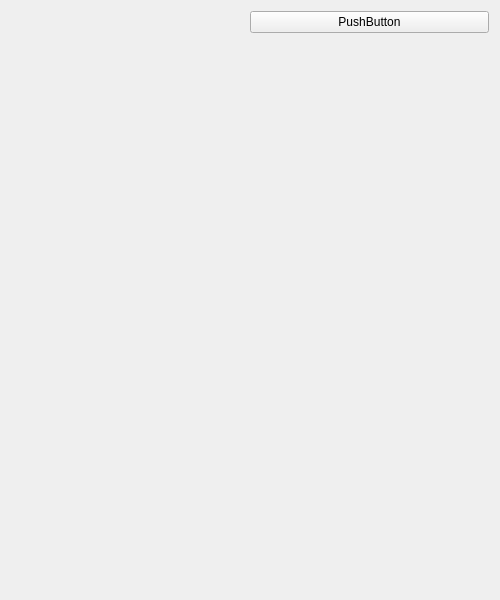
<?xml version="1.0" encoding="UTF-8"?>
<ui version="4.0">
 <class>HighwayWindow</class>
 <widget class="QMainWindow" name="HighwayWindow">
  <property name="windowModality">
   <enum>Qt::NonModal</enum>
  </property>
  <property name="geometry">
   <rect>
    <x>0</x>
    <y>0</y>
    <width>500</width>
    <height>600</height>
   </rect>
  </property>
  <property name="sizePolicy">
   <sizepolicy hsizetype="MinimumExpanding" vsizetype="MinimumExpanding">
    <horstretch>0</horstretch>
    <verstretch>0</verstretch>
   </sizepolicy>
  </property>
  <property name="minimumSize">
   <size>
    <width>0</width>
    <height>0</height>
   </size>
  </property>
  <property name="windowTitle">
   <string>Highway</string>
  </property>
  <property name="toolTip">
   <string/>
  </property>
  <property name="tabShape">
   <enum>QTabWidget::Rounded</enum>
  </property>
  <property name="dockOptions">
   <set>QMainWindow::AllowTabbedDocks|QMainWindow::AnimatedDocks</set>
  </property>
  <widget class="QWidget" name="centralWidget">
   <layout class="QGridLayout" name="gridLayout_2">
    <item row="0" column="0">
     <layout class="QHBoxLayout" name="horizontalLayout">
      <item>
       <layout class="QGridLayout" name="gridLayout">
        <item row="1" column="0">
         <spacer name="horizontalSpacerLeft">
          <property name="orientation">
           <enum>Qt::Horizontal</enum>
          </property>
          <property name="sizeHint" stdset="0">
           <size>
            <width>40</width>
            <height>20</height>
           </size>
          </property>
         </spacer>
        </item>
        <item row="1" column="2">
         <layout class="QHBoxLayout" name="roadLayout">
          <property name="spacing">
           <number>0</number>
          </property>
         </layout>
        </item>
        <item row="1" column="3">
         <spacer name="horizontalSpacerRight">
          <property name="orientation">
           <enum>Qt::Horizontal</enum>
          </property>
          <property name="sizeHint" stdset="0">
           <size>
            <width>40</width>
            <height>20</height>
           </size>
          </property>
         </spacer>
        </item>
       </layout>
      </item>
      <item>
       <layout class="QVBoxLayout" name="settingsLayout">
        <item>
         <widget class="QPushButton" name="pushButton">
          <property name="text">
           <string>PushButton</string>
          </property>
         </widget>
        </item>
        <item>
         <spacer name="verticalSpacer">
          <property name="orientation">
           <enum>Qt::Vertical</enum>
          </property>
          <property name="sizeHint" stdset="0">
           <size>
            <width>20</width>
            <height>40</height>
           </size>
          </property>
         </spacer>
        </item>
        <item>
         <spacer name="horizontalSettingsSpacer">
          <property name="orientation">
           <enum>Qt::Horizontal</enum>
          </property>
          <property name="sizeHint" stdset="0">
           <size>
            <width>40</width>
            <height>20</height>
           </size>
          </property>
         </spacer>
        </item>
       </layout>
      </item>
     </layout>
    </item>
   </layout>
  </widget>
 </widget>
 <layoutdefault spacing="6" margin="11"/>
 <resources/>
 <connections/>
</ui>
